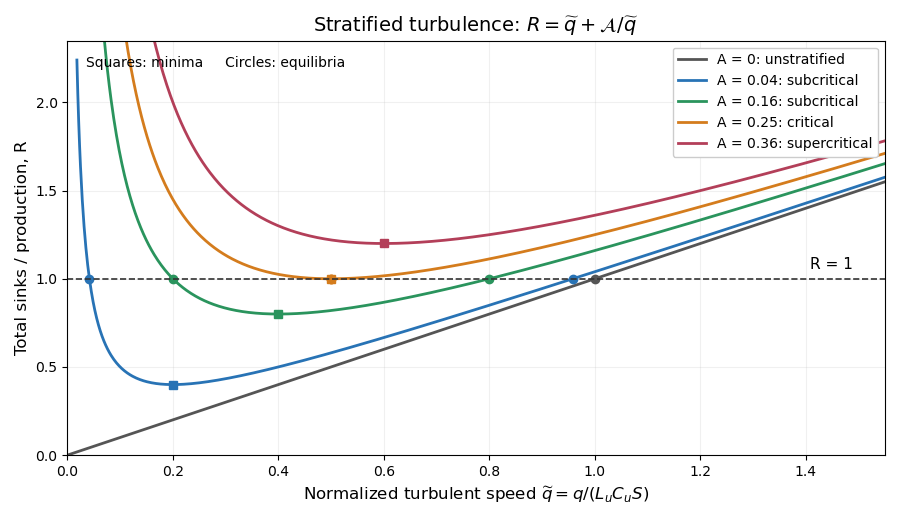

Source code (Python):
"""Stratified turbulence equilibrium curves.

Tested with Python 3.14, numpy 2.3.5 and matplotlib 3.10.7.
Write only the PNG basename to caller CWD; respect caller MPLCONFIGDIR.
"""
from pathlib import Path

import matplotlib
matplotlib.use("Agg")
import matplotlib.pyplot as plt
import numpy as np


def main():
    fig, ax = plt.subplots(figsize=(9, 5.2), dpi=100, facecolor="white")
    ax.set_facecolor("white")
    parameters = (0, .04, .16, .25, .36)
    colors = ("#555555", "#2873b5", "#2a945d", "#d47c1d", "#b33f59")
    for parameter, color in zip(parameters, colors):
        if parameter == 0:
            x = np.linspace(0, 1.55, 600)
            ax.plot(x, x, color=color, lw=2, label="A = 0: unstratified")
            ax.plot([1], [1], "o", color=color, ms=6)
            continue
        minimum = np.sqrt(parameter)
        roots = []
        if parameter <= .25:
            discriminant = np.sqrt(1-4*parameter)
            roots = [(1-discriminant)/2, (1+discriminant)/2]
        x = np.unique(np.r_[np.linspace(.018, 1.55, 900), minimum, roots])
        ratio = x + parameter/x
        regime = "critical" if parameter == .25 else ("supercritical" if parameter > .25 else "subcritical")
        ax.plot(x, ratio, color=color, lw=2,
                label=f"A = {parameter:.2f}: {regime}")
        ax.plot([minimum], [2*minimum], "s", color=color, ms=6)
        if roots:
            ax.plot(roots, np.ones(len(roots)), "o", color=color, ms=6)
    ax.axhline(1, color="#333333", ls="--", lw=1.2)
    ax.text(1.49, 1.055, "R = 1", ha="right", fontsize=11)
    ax.set_xlim(0, 1.55)
    ax.set_ylim(0, 2.35)
    ax.set_xlabel(r"Normalized turbulent speed $\widetilde q=q/(L_u C_u S)$", fontsize=12)
    ax.set_ylabel("Total sinks / production, R", fontsize=12)
    ax.set_title(r"Stratified turbulence: $R=\widetilde{q}+\mathcal{A}/\widetilde{q}$", fontsize=14)
    ax.text(.035, 2.20, "Squares: minima     Circles: equilibria", fontsize=10)
    ax.legend(loc="upper right", framealpha=1, facecolor="white", fontsize=10)
    ax.grid(alpha=.18)
    fig.tight_layout()
    fig.savefig(Path(__file__).with_suffix(".png").name,
                facecolor="white", transparent=False, dpi=100)
    plt.close(fig)


if __name__ == "__main__":
    main()
